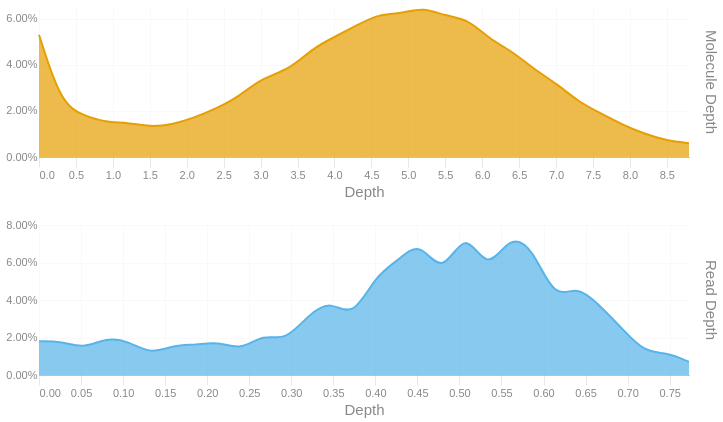

The cell this chart's notebook holds for it:
### Code cell
readdep = depth_hist(tb['Read Depth'], q99, 3)
readdep = readdep.with_columns(pl.lit('Read Depth').alias('Metric'))
if not SKIPLR:
    moldep = depth_hist(tb['Molecule Depth'], mol_q99, 1)
    moldep = moldep.with_columns(pl.lit('Molecule Depth').alias('Metric'))
    _hist = pl.concat([readdep, moldep])
    _hist = _hist.filter(pl.col('Proportion') != 0)
    with SafeRender(_hist):
        (
            alt.Chart(_hist)        
            .mark_area(interpolate = "basis")
            .encode(
                x=alt.X('Bin:Q').scale(domainMin=0).axis(alt.Axis(title='Depth')),
                y = alt.Y('Proportion:Q', title = None).axis(format = '.2%'),
                color = alt.Color('Metric:N').legend(None),
                row = alt.Row("Metric:N").header(title = None, labelOrient = 'right'),
                tooltip = [
                    alt.Tooltip("Metric:N", title = "Metric"),
                    alt.Tooltip('Interval:N', title = "Depth Interval"),
                    alt.Tooltip('Proportion:Q', title = "% Alignments").format('.2%')
                ]
            )
            .resolve_scale(x='independent', y='independent')
            .properties(
                height = 150, width = 650,
                usermeta={'embedOptions': {'downloadFileName': f'{samplename}.depth.hist'}}
            )
        ).display()
else:
    readdep = readdep.filter(pl.col('Proportion') != 0)
    with SafeRender(readdep):
        (
            alt.Chart(readdep)        
            .mark_area(interpolate = "basis")
            .encode(
                x=alt.X('Bin:Q').scale(domainMin=0).axis(alt.Axis(title='Depth')),
                y = alt.Y('Proportion:Q', title = None).axis(format = '.2%'),
                tooltip = [
                    alt.Tooltip('Interval:N', title = "Depth Interval"),
                    alt.Tooltip('Proportion:Q', title = "% Alignments").format('.2%')
                ]
            )
            .properties(
                usermeta={'embedOptions': {'downloadFileName': f'{samplename}.depth.hist'}}
            )
        ).display()

### Figure 1 — Vega-Lite specification as saved in the notebook (floating-point values rounded to 4 significant figures)
{"width": 650, "height": 150, "config": {"title": {"anchor": "start", "dy": -15, "fontSize": 18, "color": "#888888", "subtitleColor": "#888888", "subtitleFontSize": 14}, "arc": {"fill": "#0072B2"}, "axis": {"domainColor": "#888888", "domainWidth": 0.5, "gridWidth": 0.2, "grid": false, "titleFontWeight": 400, "titleFontSize": 15, "labelFontSize": 11, "labelColor": "#888888", "tickColor": "#888888", "tickWidth": 0.2, "titleColor": "#888888"}, "axisBand": {"grid": false}, "axisX": {"grid": true, "tickSize": 10, "domainCap": "round"}, "axisY": {"domain": false, "grid": true, "tickSize": 0, "domainCap": "round"}, "background": "transparent", "header": {"labelFontSize": 15, "labelColor": "#888888", "titleFontSize": 15, "titleFontWeight": 600, "titleColor": "#888888"}, "legend": {"labelFont": "sans-serif", "labelFontSize": 12, "labelColor": "#888888", "symbolSize": 100, "symbolType": "circle", "titleFontSize": 12, "titlePadding": 10, "titleColor": "#888888", "title": null}, "range": {"category": ["#E69F00", "#56B4E9", "#009E73", "#F0E442", "#0072B2", "#D55E00", "#CC79A7", "#000000"], "diverging": ["#cfe8f3", "#a2d4ec", "#73bfe2", "#46abdb", "#1696d2", "#12719e"]}, "area": {"fill": "#0072B2", "fillOpacity": 0.7, "line": true, "strokeOpacity": 0.7}, "line": {"color": "#0072B2", "stroke": "#0072B2", "strokeWidth": 2}, "trail": {"color": "#0072B2", "stroke": "#0072B2", "strokeWidth": 0, "size": 1}, "point": {"filled": true, "fillOpacity": 1.0, "size": 95}, "text": {"color": "#888888", "fontSize": 11, "align": "right", "fontWeight": 400, "size": 11}, "bar": {"fill": "#0072B2", "stroke": null}, "view": {"stroke": null, "continuousWidth": 660, "continuousHeight": 400}}, "data": {"name": "data-853ca1085972cfd25522ab1e2fac5019"}, "mark": {"type": "area", "interpolate": "basis"}, "encoding": {"color": {"field": "Metric", "legend": null, "type": "nominal"}, "row": {"field": "Metric", "header": {"title": null, "labelOrient": "right"}, "type": "nominal"}, "tooltip": [{"field": "Metric", "title": "Metric", "type": "nominal"}, {"field": "Interval", "title": "Depth Interval", "type": "nominal"}, {"field": "Proportion", "format": ".2%", "title": "% Alignments", "type": "quantitative"}], "x": {"axis": {"title": "Depth"}, "field": "Bin", "scale": {"domainMin": 0}, "type": "quantitative"}, "y": {"axis": {"format": ".2%"}, "field": "Proportion", "title": null, "type": "quantitative"}}, "resolve": {"scale": {"x": "independent", "y": "independent"}}, "usermeta": {"embedOptions": {"downloadFileName": "TF26LRJL0089_5B_10484332_23Y22YLT4_L7.depth.hist"}}, "$schema": "https://vega.github.io/schema/vega-lite/v6.4.1.json", "datasets": {"data-853ca1085972cfd25522ab1e2fac5019": [{"Bin": 0.0, "Interval": "0.0-0.027", "Proportion": 0.018, "Metric": "Read Depth"}, {"Bin": 0.027, "Interval": "0.027-0.053", "Proportion": 0.018, "Metric": "Read Depth"}, {"Bin": 0.053, "Interval": "0.053-0.08", "Proportion": 0.014, "Metric": "Read Depth"}, {"Bin": 0.08, "Interval": "0.08-0.107", "Proportion": 0.02, "Metric": "Read Depth"}, {"Bin": 0.107, "Interval": "0.107-0.133", "Proportion": 0.018, "Metric": "Read Depth"}, {"Bin": 0.133, "Interval": "0.133-0.16", "Proportion": 0.011, "Metric": "Read Depth"}, {"Bin": 0.16, "Interval": "0.16-0.187", "Proportion": 0.016, "Metric": "Read Depth"}, {"Bin": 0.187, "Interval": "0.187-0.213", "Proportion": 0.016, "Metric": "Read Depth"}, {"Bin": 0.213, "Interval": "0.213-0.24", "Proportion": 0.018, "Metric": "Read Depth"}, {"Bin": 0.24, "Interval": "0.24-0.267", "Proportion": 0.013, "Metric": "Read Depth"}, {"Bin": 0.267, "Interval": "0.267-0.293", "Proportion": 0.022, "Metric": "Read Depth"}, {"Bin": 0.293, "Interval": "0.293-0.32", "Proportion": 0.018, "Metric": "Read Depth"}, {"Bin": 0.32, "Interval": "0.32-0.347", "Proportion": 0.032, "Metric": "Read Depth"}, {"Bin": 0.347, "Interval": "0.347-0.373", "Proportion": 0.04, "Metric": "Read Depth"}, {"Bin": 0.373, "Interval": "0.373-0.4", "Proportion": 0.03, "Metric": "Read Depth"}, {"Bin": 0.4, "Interval": "0.4-0.427", "Proportion": 0.053, "Metric": "Read Depth"}, {"Bin": 0.427, "Interval": "0.427-0.453", "Proportion": 0.061, "Metric": "Read Depth"}, {"Bin": 0.453, "Interval": "0.453-0.48", "Proportion": 0.072, "Metric": "Read Depth"}, {"Bin": 0.48, "Interval": "0.48-0.507", "Proportion": 0.052, "Metric": "Read Depth"}, {"Bin": 0.507, "Interval": "0.507-0.533", "Proportion": 0.079, "Metric": "Read Depth"}, {"Bin": 0.533, "Interval": "0.533-0.56", "Proportion": 0.054, "Metric": "Read Depth"}, {"Bin": 0.56, "Interval": "0.56-0.587", "Proportion": 0.075, "Metric": "Read Depth"}, {"Bin": 0.587, "Interval": "0.587-0.613", "Proportion": 0.068, "Metric": "Read Depth"}, {"Bin": 0.613, "Interval": "0.613-0.64", "Proportion": 0.04, "Metric": "Read Depth"}, {"Bin": 0.64, "Interval": "0.64-0.667", "Proportion": 0.048, "Metric": "Read Depth"}, {"Bin": 0.667, "Interval": "0.667-0.693", "Proportion": 0.037, "Metric": "Read Depth"}, {"Bin": 0.693, "Interval": "0.693-0.72", "Proportion": 0.025, "Metric": "Read Depth"}, {"Bin": 0.72, "Interval": "0.72-0.747", "Proportion": 0.012, "Metric": "Read Depth"}, {"Bin": 0.747, "Interval": "0.747-0.773", "Proportion": 0.012, "Metric": "Read Depth"}, {"Bin": 0.773, "Interval": "0.773-0.8", "Proportion": 0.007, "Metric": "Read Depth"}, {"Bin": 0.0, "Interval": "0.0-0.3", "Proportion": 0.053, "Metric": "Molecule Depth"}, {"Bin": 0.3, "Interval": "0.3-0.6", "Proportion": 0.023, "Metric": "Molecule Depth"}, {"Bin": 0.6, "Interval": "0.6-0.9", "Proportion": 0.018, "Metric": "Molecule Depth"}, {"Bin": 0.9, "Interval": "0.9-1.2", "Proportion": 0.015, "Metric": "Molecule Depth"}, {"Bin": 1.2, "Interval": "1.2-1.5", "Proportion": 0.015, "Metric": "Molecule Depth"}, {"Bin": 1.5, "Interval": "1.5-1.8", "Proportion": 0.013, "Metric": "Molecule Depth"}, {"Bin": 1.8, "Interval": "1.8-2.1", "Proportion": 0.014, "Metric": "Molecule Depth"}, {"Bin": 2.1, "Interval": "2.1-2.4", "Proportion": 0.017, "Metric": "Molecule Depth"}, {"Bin": 2.4, "Interval": "2.4-2.7", "Proportion": 0.021, "Metric": "Molecule Depth"}, {"Bin": 2.7, "Interval": "2.7-3.0", "Proportion": 0.026, "Metric": "Molecule Depth"}, {"Bin": 3.0, "Interval": "3.0-3.4", "Proportion": 0.034, "Metric": "Molecule Depth"}, {"Bin": 3.4, "Interval": "3.4-3.7", "Proportion": 0.038, "Metric": "Molecule Depth"}, {"Bin": 3.7, "Interval": "3.7-4.0", "Proportion": 0.047, "Metric": "Molecule Depth"}, {"Bin": 4.0, "Interval": "4.0-4.3", "Proportion": 0.052, "Metric": "Molecule Depth"}, {"Bin": 4.3, "Interval": "4.3-4.6", "Proportion": 0.057, "Metric": "Molecule Depth"}, {"Bin": 4.6, "Interval": "4.6-4.9", "Proportion": 0.062, "Metric": "Molecule Depth"}, {"Bin": 4.9, "Interval": "4.9-5.2", "Proportion": 0.062, "Metric": "Molecule Depth"}, {"Bin": 5.2, "Interval": "5.2-5.5", "Proportion": 0.065, "Metric": "Molecule Depth"}, {"Bin": 5.5, "Interval": "5.5-5.8", "Proportion": 0.061, "Metric": "Molecule Depth"}, {"Bin": 5.8, "Interval": "5.8-6.1", "Proportion": 0.06, "Metric": "Molecule Depth"}, {"Bin": 6.1, "Interval": "6.1-6.4", "Proportion": 0.051, "Metric": "Molecule Depth"}, {"Bin": 6.4, "Interval": "6.4-6.7", "Proportion": 0.046, "Metric": "Molecule Depth"}, {"Bin": 6.7, "Interval": "6.7-7.0", "Proportion": 0.038, "Metric": "Molecule Depth"}, {"Bin": 7.0, "Interval": "7.0-7.3", "Proportion": 0.032, "Metric": "Molecule Depth"}, {"Bin": 7.3, "Interval": "7.3-7.6", "Proportion": 0.024, "Metric": "Molecule Depth"}, {"Bin": 7.6, "Interval": "7.6-7.9", "Proportion": 0.019, "Metric": "Molecule Depth"}, {"Bin": 7.9, "Interval": "7.9-8.2", "Proportion": 0.014, "Metric": "Molecule Depth"}, {"Bin": 8.2, "Interval": "8.2-8.5", "Proportion": 0.01, "Metric": "Molecule Depth"}, {"Bin": 8.5, "Interval": "8.5-8.8", "Proportion": 0.007, "Metric": "Molecule Depth"}, {"Bin": 8.8, "Interval": "8.8-9.14", "Proportion": 0.006, "Metric": "Molecule Depth"}]}}
